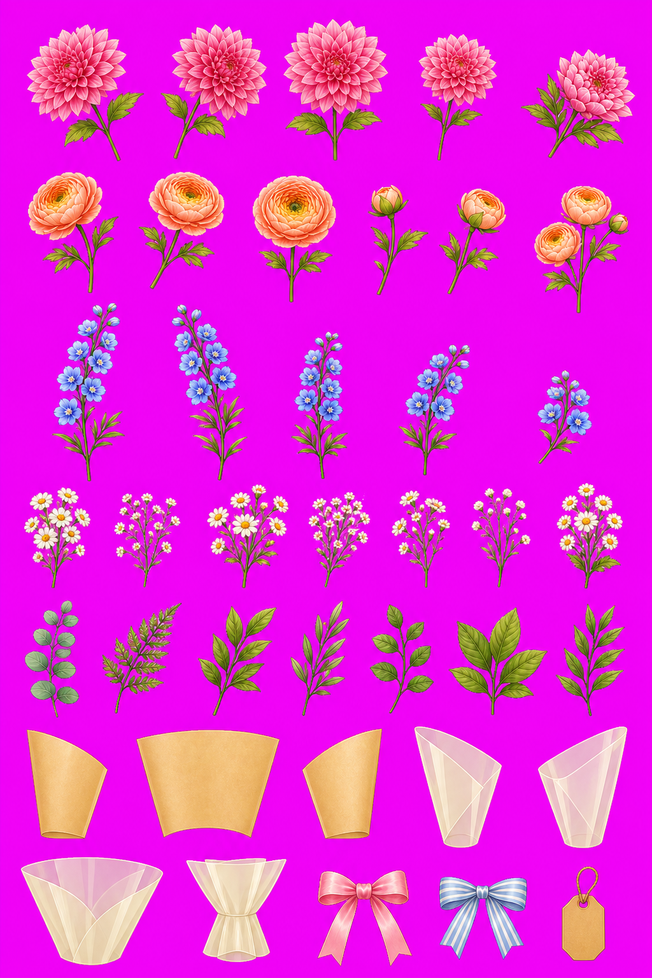
#> input picture 视觉验证/第六轮-模板式插花v04/首束花资产板-v0.4.png, 652 x 978 px, shrunk from 1024 x 1536 before the run
$ python extract-bouquet-template-v04-art.py
#> lines starting #> are read from the running program, lines starting #| are printed output that depends on the picture
#!/usr/bin/env python3
from __future__ import annotations

from collections import deque
from dataclasses import dataclass
from pathlib import Path

from PIL import Image, ImageDraw, ImageFont


ROOT = Path(__file__).resolve().parents[1]
SOURCE = ROOT / "视觉验证/第六轮-模板式插花v04/首束花资产板-v0.4.png"
OUTPUT_DIR = ROOT / "assets/resources/art/bouquet-template-v04"
CONTACT_SHEET = ROOT / "视觉验证/第六轮-模板式插花v04/首束花透明资产-v0.4-contact.png"

EXPECTED_NAMES = (
    "focal-left",
    "focal-tilt-left",
    "focal-center",
    "focal-small",
    "focal-side-right",
    "secondary-left",
    "secondary-tilt-left",
    "secondary-center",
    "secondary-bud-tall",
    "secondary-bud-right",
    "secondary-cluster-right",
    "line-blue-left-tall",
    "line-blue-left-mid",
    "line-blue-center",
    "line-blue-right-mid",
    "line-blue-short-right",
    "filler-daisy-left",
    "filler-spray-left",
    "filler-daisy-center",
    "filler-spray-center",
    "filler-spray-right",
    "filler-spray-tall-right",
    "filler-daisy-right",
    "leaf-round-left",
    "leaf-fern-left",
    "leaf-wide-left",
    "leaf-slim-center",
    "leaf-round-center",
    "leaf-large-right",
    "leaf-slim-right",
    "wrapper-paper-left",
    "wrapper-paper-back",
    "wrapper-paper-right",
    "wrapper-translucent-left",
    "wrapper-translucent-right",
    "wrapper-front-fan",
    "wrapper-neck",
    "ribbon-pink",
    "ribbon-blue-stripe",
    "tag-kraft",
)


@dataclass(frozen=True)
class Component:
    bounds: tuple[int, int, int, int]
    area: int

    @property
    def center(self) -> tuple[float, float]:
        left, top, right, bottom = self.bounds
        return ((left + right) / 2, (top + bottom) / 2)


def is_background(red: int, green: int, blue: int) -> bool:
    # The v0.4 board uses a flat magenta key. Keep pink petals/ribbons intact by
    # requiring very low green and high red/blue instead of removing all pinks.
    return red > 190 and blue > 165 and green < 72 and abs(red - blue) < 100


def remove_chroma_magenta(image: Image.Image) -> Image.Image:
    rgba = image.convert("RGBA")
    pixels = rgba.load()

    for y in range(rgba.height):
        for x in range(rgba.width):
            red, green, blue, alpha = pixels[x, y]
            if not is_background(red, green, blue):
                continue
            magenta_strength = min(red, blue) - green
            if magenta_strength >= 180:
                next_alpha = 0
            else:
                next_alpha = max(0, min(255, int(255 * (180 - magenta_strength) / 70)))
            pixels[x, y] = (red, green, blue, min(alpha, next_alpha))

    return rgba


def find_components(image: Image.Image) -> list[Component]:
    alpha = image.getchannel("A")
    width, height = image.size
    visited = bytearray(width * height)
    components: list[Component] = []

    def alpha_at(px: int, py: int) -> int:
        return alpha.getpixel((px, py))

    for start_y in range(height):
        for start_x in range(width):
            index = start_y * width + start_x
            if visited[index] or alpha_at(start_x, start_y) < 32:
                continue

            queue: deque[tuple[int, int]] = deque([(start_x, start_y)])
            visited[index] = 1
            left = right = start_x
            top = bottom = start_y
            area = 0

            while queue:
                x, y = queue.popleft()
                area += 1
                left = min(left, x)
                right = max(right, x)
                top = min(top, y)
                bottom = max(bottom, y)

                for nx, ny in (
                    (x + 1, y),
                    (x - 1, y),
                    (x, y + 1),
                    (x, y - 1),
                    (x + 1, y + 1),
                    (x - 1, y - 1),
                    (x + 1, y - 1),
                    (x - 1, y + 1),
                ):
                    if nx < 0 or ny < 0 or nx >= width or ny >= height:
                        continue
                    nindex = ny * width + nx
                    if visited[nindex] or alpha_at(nx, ny) < 32:
                        continue
                    visited[nindex] = 1
                    queue.append((nx, ny))

            if area >= 1000:
                components.append(Component((left, top, right + 1, bottom + 1), area))

    return components


def sorted_components(components: list[Component]) -> list[Component]:
    rows: list[list[Component]] = []
    for component in sorted(components, key=lambda item: item.center[1]):
        center_y = component.center[1]
        for row in rows:
            row_center = sum(item.center[1] for item in row) / len(row)
            if abs(center_y - row_center) < 86:
                row.append(component)
                break
        else:
            rows.append([component])

    ordered: list[Component] = []
    for row in rows:
        ordered.extend(sorted(row, key=lambda item: item.center[0]))
    return ordered


def crop_component(image: Image.Image, component: Component, padding: int) -> Image.Image:
    left, top, right, bottom = component.bounds
    left = max(0, left - padding)
    top = max(0, top - padding)
    right = min(image.width, right + padding)
    bottom = min(image.height, bottom + padding)
    return image.crop((left, top, right, bottom))


def trim_alpha(image: Image.Image) -> Image.Image:
    bbox = image.getchannel("A").getbbox()
    if bbox is None:
        return image
    return image.crop(bbox)


def make_contact_sheet(files: list[Path]) -> None:
    columns = 6
    cell_width = 190
    cell_height = 218
    rows = (len(files) + columns - 1) // columns
    sheet = Image.new("RGB", (columns * cell_width, rows * cell_height), (248, 244, 234))
    draw = ImageDraw.Draw(sheet)
    font = ImageFont.load_default()

    for index, path in enumerate(files):
        image = Image.open(path).convert("RGBA")
        preview = image.copy()
        preview.thumbnail((150, 150), Image.Resampling.LANCZOS)
        column = index % columns
        row = index // columns
        origin_x = column * cell_width
        origin_y = row * cell_height
        checker = Image.new("RGB", (154, 154), (232, 228, 218))
        checker_draw = ImageDraw.Draw(checker)
        for cx in range(0, 154, 14):
            for cy in range(0, 154, 14):
                if (cx // 14 + cy // 14) % 2 == 0:
                    checker_draw.rectangle((cx, cy, cx + 13, cy + 13), fill=(255, 252, 244))
        sheet.paste(checker, (origin_x + 18, origin_y + 14))
        sheet.paste(
            preview,
            (origin_x + 18 + (154 - preview.width) // 2, origin_y + 14 + (154 - preview.height) // 2),
            preview,
        )
        draw.text((origin_x + 12, origin_y + 176), path.stem[:28], fill=(70, 72, 62), font=font)

    CONTACT_SHEET.parent.mkdir(parents=True, exist_ok=True)
    sheet.save(CONTACT_SHEET)


def main() -> None:
    if not SOURCE.exists():
        raise FileNotFoundError(f"Missing source board: {SOURCE}")

    OUTPUT_DIR.mkdir(parents=True, exist_ok=True)
    for old_file in OUTPUT_DIR.glob("*.png"):
        old_file.unlink()

    source = Image.open(SOURCE).convert("RGB")
#> source is the input picture: PIL image 652x978 RGB; mean R, G, B 228.8, 45.5, 213.5
    transparent = remove_chroma_magenta(source)
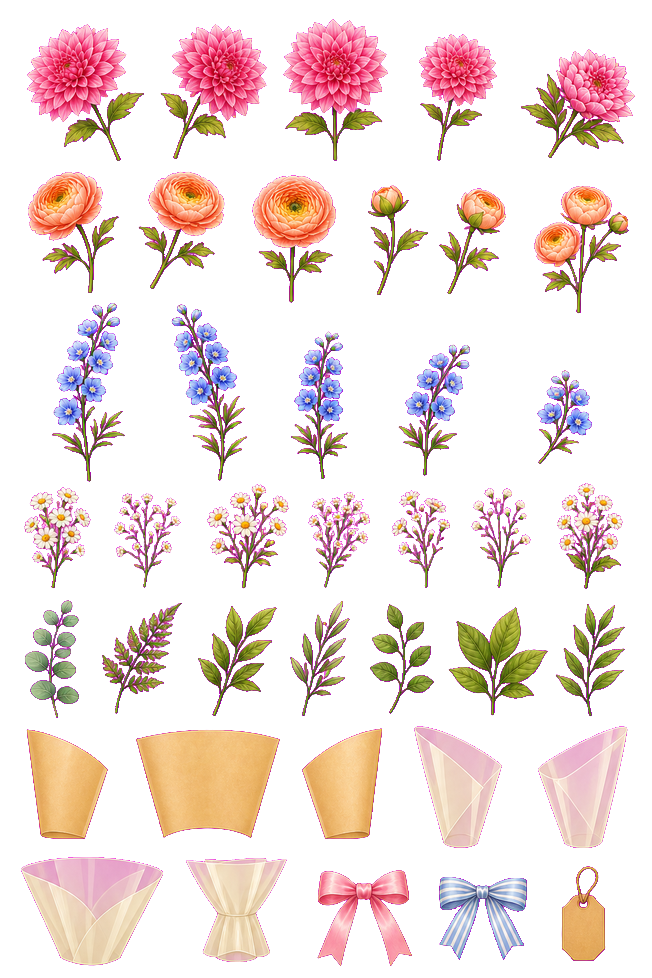
#> transparent: PIL image 652x978 RGBA; mean R, G, B, A 228.8, 45.5, 213.5, 73; transparent parts drawn white
    components = sorted_components(find_components(transparent))
#> in find_components, `alpha = image.getchannel("A")`:
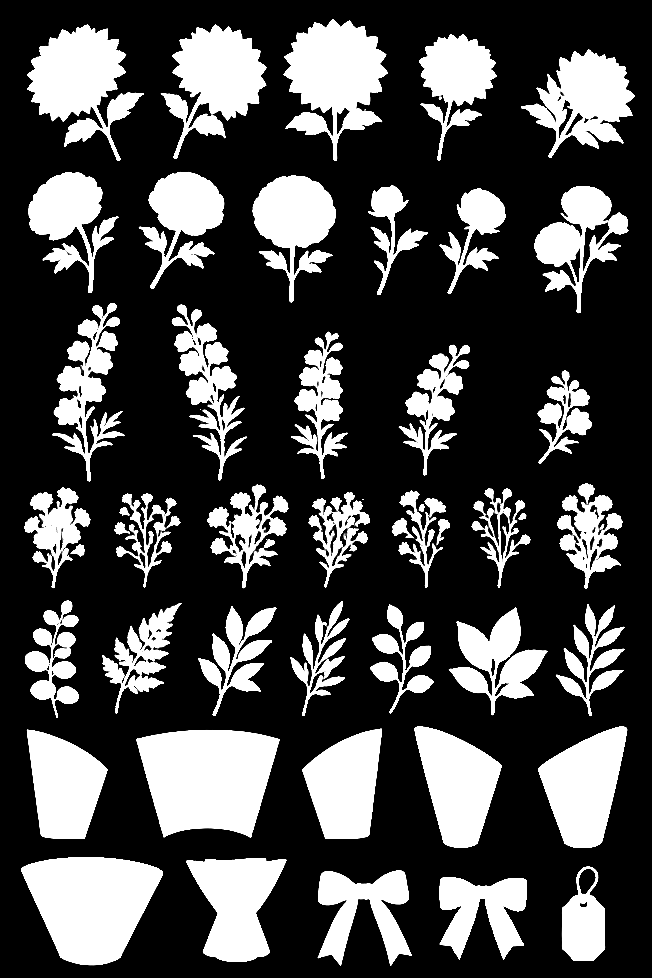
#> alpha: PIL image 652x978 L; min 0, max 255, mean 73
#> in sorted_components, `rows: list[list[Component]] = []`: rows = []
#> in center, `left, top, right, bottom = self.bounds`: left = 283; top = 19; right = 388; bottom = 161
#> the loop in sorted_components, `for component in sorted(components, key=lambda item: item.center[1]):` made 40 passes
#> center_y on passes 1 to 12: 90, 91.5, 92.5, 97.5, 103.5, 230.5, 232.5, 239, 240, 241, 250, 392.5
#> the loop in sorted_components, `for row in rows:` made 7 passes

    if len(components) != len(EXPECTED_NAMES):
        details = "\n".join(
            f"{index:02d}: bounds={component.bounds} center={component.center} area={component.area}"
            for index, component in enumerate(components)
        )
        raise ValueError(
            f"Expected {len(EXPECTED_NAMES)} components, found {len(components)}.\n{details}"
        )

    written: list[Path] = []
    for name, component in zip(EXPECTED_NAMES, components):
        cropped = crop_component(transparent, component, padding=8)
        cropped = trim_alpha(cropped)
        output = OUTPUT_DIR / f"{name}.png"
        cropped.save(output)
        written.append(output)
#> this loop made 40 passes
#> name on passes 1 to 12: 'focal-left', 'focal-tilt-left', 'focal-center', 'focal-small', 'focal-side-right', 'secondary-left', 'secondary-tilt-left', 'secondary-center', 'secondary-bud-tall', 'secondary-bud-right', 'secondary-cluster-right', 'line-blue-left-tall'
#> pass 1, in main, `cropped = trim_alpha(cropped)`:
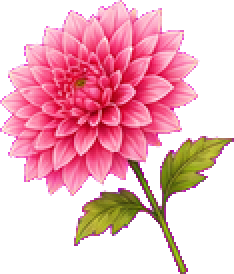
#> cropped: PIL image 117x137 RGBA (shown 2 times larger); mean R, G, B, A 229.7, 55.7, 187.3, 125.5; transparent parts drawn white
#> after the loop:
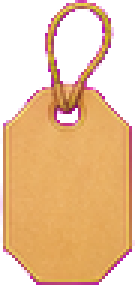
#> cropped: PIL image 45x95 RGBA (shown 3 times larger); mean R, G, B, A 228.1, 104.2, 150, 161.7; transparent parts drawn white

    make_contact_sheet(written)
#> in make_contact_sheet, `checker = Image.new("RGB", (154, 154), (232, 228, 218))`:
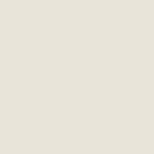
#> checker: PIL image 154x154 RGB; mean R, G, B 232, 228, 218
#> in make_contact_sheet, `sheet.paste(checker, (origin_x + 18, origin_y + 14))`:
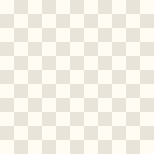
#> checker: PIL image 154x154 RGB; mean R, G, B 243.6, 240.1, 231.1
#> in make_contact_sheet, `sheet.save(CONTACT_SHEET)`:
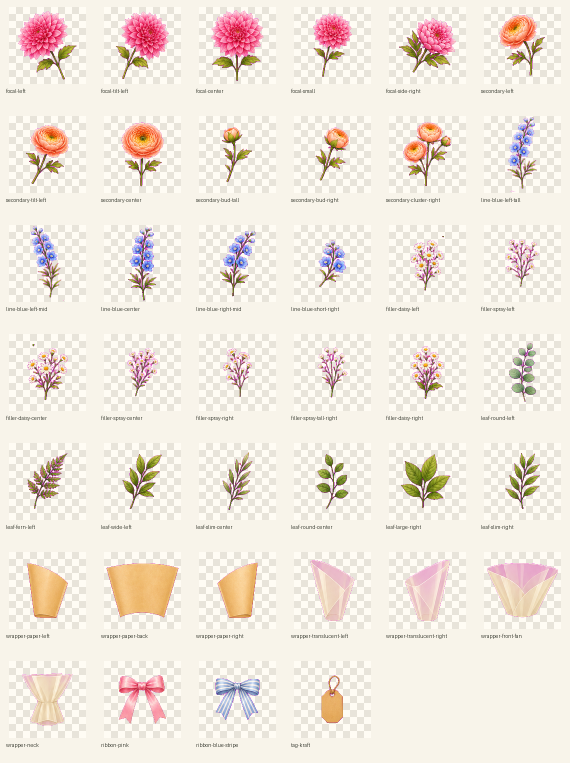
#> saved as 首束花透明资产-v0.4-contact.png: PIL image 1140x1526 RGB (shown at 1/2 size); mean R, G, B 240.9, 231.9, 221.9
    print(f"Source: {SOURCE}")
    print(f"Detected components: {len(components)}")
#| Detected components: 40
    print(f"Generated assets: {len(written)} in {OUTPUT_DIR}")
#| Generated assets: 40 in assets/resources/art/bouquet-template-v04
    print(f"Contact sheet: {CONTACT_SHEET}")


if __name__ == "__main__":
    main()
